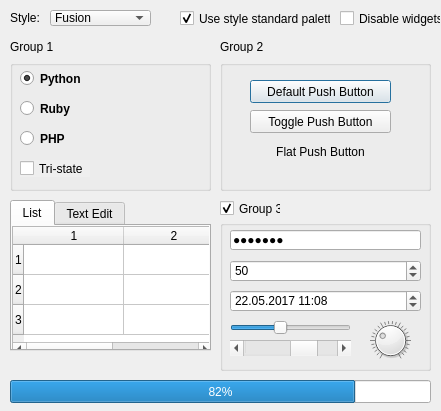
<?xml version="1.0" encoding="UTF-8"?>
<ui version="4.0">
 <class>Frame</class>
 <widget class="QFrame" name="Frame">
  <property name="geometry">
   <rect>
    <x>0</x>
    <y>0</y>
    <width>441</width>
    <height>411</height>
   </rect>
  </property>
  <property name="windowTitle">
   <string>Frame</string>
  </property>
  <widget class="QLabel" name="label">
   <property name="geometry">
    <rect>
     <x>10</x>
     <y>10</y>
     <width>31</width>
     <height>16</height>
    </rect>
   </property>
   <property name="text">
    <string>Style:</string>
   </property>
  </widget>
  <widget class="QComboBox" name="comboBox">
   <property name="geometry">
    <rect>
     <x>50</x>
     <y>10</y>
     <width>101</width>
     <height>16</height>
    </rect>
   </property>
   <item>
    <property name="text">
     <string>Fusion</string>
    </property>
   </item>
  </widget>
  <widget class="QCheckBox" name="checkBox">
   <property name="geometry">
    <rect>
     <x>180</x>
     <y>10</y>
     <width>151</width>
     <height>17</height>
    </rect>
   </property>
   <property name="text">
    <string>Use style standard palette</string>
   </property>
   <property name="checked">
    <bool>true</bool>
   </property>
  </widget>
  <widget class="QCheckBox" name="checkBox_2">
   <property name="geometry">
    <rect>
     <x>340</x>
     <y>10</y>
     <width>101</width>
     <height>17</height>
    </rect>
   </property>
   <property name="text">
    <string>Disable widgets</string>
   </property>
  </widget>
  <widget class="QLabel" name="label_2">
   <property name="geometry">
    <rect>
     <x>10</x>
     <y>40</y>
     <width>47</width>
     <height>13</height>
    </rect>
   </property>
   <property name="text">
    <string>Group 1</string>
   </property>
  </widget>
  <widget class="QGroupBox" name="groupBox">
   <property name="geometry">
    <rect>
     <x>10</x>
     <y>60</y>
     <width>201</width>
     <height>131</height>
    </rect>
   </property>
   <property name="title">
    <string/>
   </property>
   <widget class="QRadioButton" name="radioButton">
    <property name="geometry">
     <rect>
      <x>10</x>
      <y>10</y>
      <width>82</width>
      <height>17</height>
     </rect>
    </property>
    <property name="font">
     <font>
      <weight>75</weight>
      <bold>true</bold>
     </font>
    </property>
    <property name="tabletTracking">
     <bool>false</bool>
    </property>
    <property name="acceptDrops">
     <bool>false</bool>
    </property>
    <property name="autoFillBackground">
     <bool>false</bool>
    </property>
    <property name="text">
     <string>Python</string>
    </property>
    <property name="checked">
     <bool>true</bool>
    </property>
   </widget>
   <widget class="QRadioButton" name="radioButton_3">
    <property name="geometry">
     <rect>
      <x>10</x>
      <y>40</y>
      <width>82</width>
      <height>17</height>
     </rect>
    </property>
    <property name="font">
     <font>
      <weight>75</weight>
      <bold>true</bold>
     </font>
    </property>
    <property name="text">
     <string>Ruby</string>
    </property>
   </widget>
   <widget class="QRadioButton" name="radioButton_2">
    <property name="geometry">
     <rect>
      <x>10</x>
      <y>70</y>
      <width>51</width>
      <height>17</height>
     </rect>
    </property>
    <property name="font">
     <font>
      <weight>75</weight>
      <bold>true</bold>
     </font>
    </property>
    <property name="text">
     <string>PHP</string>
    </property>
   </widget>
   <widget class="QCheckBox" name="checkBox_4">
    <property name="geometry">
     <rect>
      <x>10</x>
      <y>100</y>
      <width>70</width>
      <height>17</height>
     </rect>
    </property>
    <property name="font">
     <font>
      <weight>50</weight>
      <bold>false</bold>
     </font>
    </property>
    <property name="mouseTracking">
     <bool>true</bool>
    </property>
    <property name="tabletTracking">
     <bool>false</bool>
    </property>
    <property name="focusPolicy">
     <enum>Qt::StrongFocus</enum>
    </property>
    <property name="contextMenuPolicy">
     <enum>Qt::DefaultContextMenu</enum>
    </property>
    <property name="autoFillBackground">
     <bool>true</bool>
    </property>
    <property name="text">
     <string>Tri-state</string>
    </property>
    <property name="checkable">
     <bool>true</bool>
    </property>
    <property name="checked">
     <bool>false</bool>
    </property>
    <property name="autoRepeat">
     <bool>false</bool>
    </property>
    <property name="autoExclusive">
     <bool>false</bool>
    </property>
    <property name="tristate">
     <bool>true</bool>
    </property>
   </widget>
  </widget>
  <widget class="QGroupBox" name="groupBox_2">
   <property name="geometry">
    <rect>
     <x>220</x>
     <y>60</y>
     <width>211</width>
     <height>131</height>
    </rect>
   </property>
   <property name="title">
    <string/>
   </property>
   <widget class="QPushButton" name="pushButton">
    <property name="geometry">
     <rect>
      <x>30</x>
      <y>20</y>
      <width>141</width>
      <height>23</height>
     </rect>
    </property>
    <property name="text">
     <string>Default Push Button</string>
    </property>
    <property name="checkable">
     <bool>false</bool>
    </property>
    <property name="checked">
     <bool>false</bool>
    </property>
    <property name="default">
     <bool>true</bool>
    </property>
   </widget>
   <widget class="QPushButton" name="pushButton_2">
    <property name="geometry">
     <rect>
      <x>30</x>
      <y>50</y>
      <width>141</width>
      <height>23</height>
     </rect>
    </property>
    <property name="autoFillBackground">
     <bool>false</bool>
    </property>
    <property name="text">
     <string>Toggle Push Button</string>
    </property>
    <property name="checkable">
     <bool>false</bool>
    </property>
    <property name="checked">
     <bool>false</bool>
    </property>
    <property name="autoRepeat">
     <bool>false</bool>
    </property>
    <property name="autoExclusive">
     <bool>false</bool>
    </property>
    <property name="autoDefault">
     <bool>false</bool>
    </property>
    <property name="default">
     <bool>false</bool>
    </property>
   </widget>
   <widget class="QPushButton" name="pushButton_3">
    <property name="geometry">
     <rect>
      <x>30</x>
      <y>80</y>
      <width>141</width>
      <height>23</height>
     </rect>
    </property>
    <property name="text">
     <string>Flat Push Button</string>
    </property>
    <property name="flat">
     <bool>true</bool>
    </property>
   </widget>
  </widget>
  <widget class="QTabWidget" name="tabWidget">
   <property name="geometry">
    <rect>
     <x>10</x>
     <y>200</y>
     <width>201</width>
     <height>151</height>
    </rect>
   </property>
   <property name="font">
    <font>
     <weight>50</weight>
     <bold>false</bold>
    </font>
   </property>
   <property name="currentIndex">
    <number>0</number>
   </property>
   <widget class="QWidget" name="tab">
    <attribute name="title">
     <string>List</string>
    </attribute>
    <widget class="QTableWidget" name="tableWidget">
     <property name="geometry">
      <rect>
       <x>0</x>
       <y>0</y>
       <width>201</width>
       <height>131</height>
      </rect>
     </property>
     <row>
      <property name="text">
       <string>1</string>
      </property>
     </row>
     <row>
      <property name="text">
       <string>2</string>
      </property>
     </row>
     <row>
      <property name="text">
       <string>3</string>
      </property>
     </row>
     <column>
      <property name="text">
       <string>1</string>
      </property>
     </column>
     <column>
      <property name="text">
       <string>2</string>
      </property>
     </column>
    </widget>
   </widget>
   <widget class="QWidget" name="tab_2">
    <attribute name="title">
     <string>Text Edit</string>
    </attribute>
   </widget>
  </widget>
  <widget class="QProgressBar" name="progressBar">
   <property name="geometry">
    <rect>
     <x>10</x>
     <y>380</y>
     <width>421</width>
     <height>23</height>
    </rect>
   </property>
   <property name="value">
    <number>82</number>
   </property>
   <property name="alignment">
    <set>Qt::AlignCenter</set>
   </property>
   <property name="textVisible">
    <bool>true</bool>
   </property>
   <property name="invertedAppearance">
    <bool>false</bool>
   </property>
   <property name="textDirection">
    <enum>QProgressBar::TopToBottom</enum>
   </property>
   <property name="format">
    <string>%p%</string>
   </property>
  </widget>
  <widget class="QGroupBox" name="groupBox_3">
   <property name="geometry">
    <rect>
     <x>220</x>
     <y>220</y>
     <width>211</width>
     <height>151</height>
    </rect>
   </property>
   <property name="title">
    <string/>
   </property>
   <widget class="QLineEdit" name="lineEdit">
    <property name="geometry">
     <rect>
      <x>10</x>
      <y>10</y>
      <width>191</width>
      <height>20</height>
     </rect>
    </property>
    <property name="text">
     <string>dsdfsdf</string>
    </property>
    <property name="echoMode">
     <enum>QLineEdit::Password</enum>
    </property>
   </widget>
   <widget class="QSpinBox" name="spinBox">
    <property name="geometry">
     <rect>
      <x>10</x>
      <y>40</y>
      <width>191</width>
      <height>22</height>
     </rect>
    </property>
    <property name="value">
     <number>50</number>
    </property>
   </widget>
   <widget class="QSlider" name="horizontalSlider">
    <property name="geometry">
     <rect>
      <x>10</x>
      <y>100</y>
      <width>121</width>
      <height>16</height>
     </rect>
    </property>
    <property name="value">
     <number>40</number>
    </property>
    <property name="orientation">
     <enum>Qt::Horizontal</enum>
    </property>
    <property name="tickPosition">
     <enum>QSlider::NoTicks</enum>
    </property>
    <property name="tickInterval">
     <number>0</number>
    </property>
   </widget>
   <widget class="QDateTimeEdit" name="dateTimeEdit">
    <property name="geometry">
     <rect>
      <x>10</x>
      <y>70</y>
      <width>191</width>
      <height>22</height>
     </rect>
    </property>
    <property name="dateTime">
     <datetime>
      <hour>11</hour>
      <minute>8</minute>
      <second>0</second>
      <year>2017</year>
      <month>5</month>
      <day>22</day>
     </datetime>
    </property>
    <property name="displayFormat">
     <string>dd.MM.yyyy H:mm</string>
    </property>
   </widget>
   <widget class="QDial" name="dial">
    <property name="geometry">
     <rect>
      <x>150</x>
      <y>100</y>
      <width>41</width>
      <height>41</height>
     </rect>
    </property>
    <property name="focusPolicy">
     <enum>Qt::WheelFocus</enum>
    </property>
    <property name="value">
     <number>30</number>
    </property>
    <property name="notchesVisible">
     <bool>true</bool>
    </property>
   </widget>
   <widget class="QScrollBar" name="horizontalScrollBar">
    <property name="geometry">
     <rect>
      <x>10</x>
      <y>120</y>
      <width>121</width>
      <height>16</height>
     </rect>
    </property>
    <property name="cursor">
     <cursorShape>ArrowCursor</cursorShape>
    </property>
    <property name="value">
     <number>70</number>
    </property>
    <property name="orientation">
     <enum>Qt::Horizontal</enum>
    </property>
   </widget>
  </widget>
  <widget class="QLabel" name="label_3">
   <property name="geometry">
    <rect>
     <x>220</x>
     <y>40</y>
     <width>47</width>
     <height>13</height>
    </rect>
   </property>
   <property name="text">
    <string>Group 2</string>
   </property>
  </widget>
  <widget class="QCheckBox" name="checkBox_3">
   <property name="geometry">
    <rect>
     <x>220</x>
     <y>200</y>
     <width>61</width>
     <height>17</height>
    </rect>
   </property>
   <property name="text">
    <string>Group 3</string>
   </property>
   <property name="checkable">
    <bool>true</bool>
   </property>
   <property name="checked">
    <bool>true</bool>
   </property>
  </widget>
 </widget>
 <resources/>
 <connections/>
</ui>
